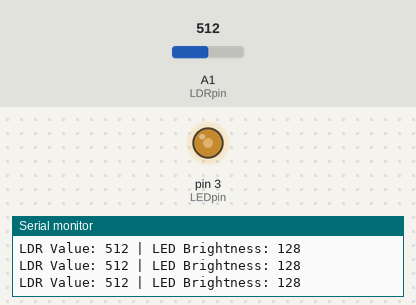
A sketch run on a simulated Arduino Uno, built with avr-gcc and run on an emulated ATmega328P. Parts: output pins drawn as LEDs (lit = HIGH), the last lines printed to the serial monitor. The test bench sets the inputs (shaded band); at power-on: A1 (LDRpin) = 512.

Above: at 1.2 s.
1.3 s: A1 (LDRpin) set to 306
At 1.7 s:
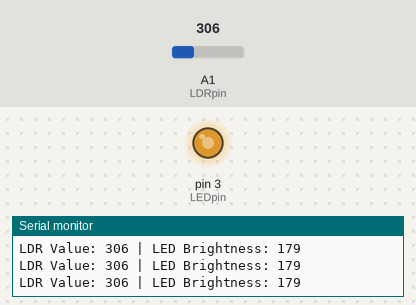
2.8 s: A1 (LDRpin) set to 122
At 3.2 s:
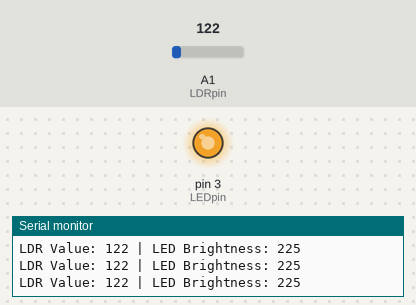
4.3 s: A1 (LDRpin) set to 900
At 4.8 s:
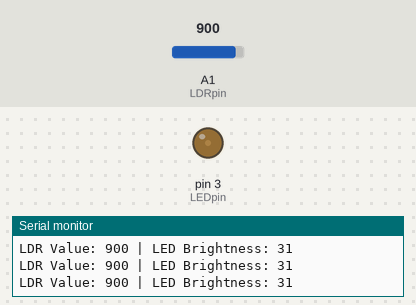
5.8 s: A1 (LDRpin) set to 1023
At 6.3 s:
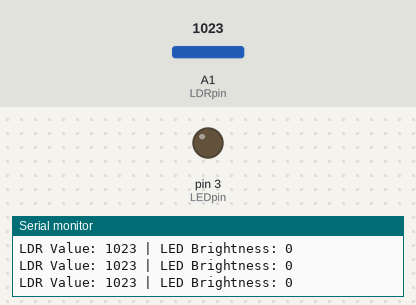
7.3 s: A1 (LDRpin) set to 511
At 7.8 s:
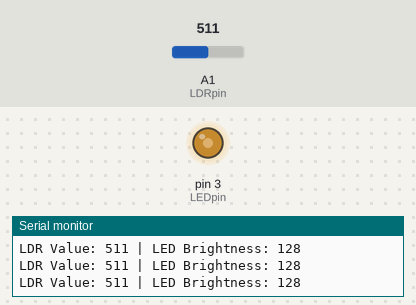
Timing chart, 0 to 10.3 s (numbered marks = the images above; inputs shaded):
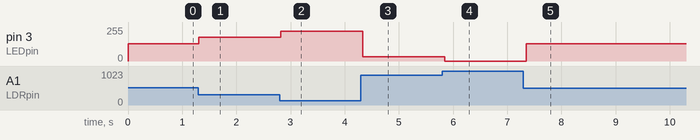

Measured:
- after the input at 1.3 s, pin 3 (LEDpin): 128/255 → 179/255 at once
- after the input at 2.8 s, pin 3 (LEDpin): 179/255 → 225/255 at once
- after the input at 4.3 s, pin 3 (LEDpin): 225/255 → 31/255 at once
- after the input at 5.8 s, pin 3 (LEDpin): 31/255 → 0/255 at once
- after the input at 7.3 s, pin 3 (LEDpin): 0/255 → 128/255 after 0.05 s

The sketch:

LDR_controlling_light_intensity.ino
```cpp
int LDRpin = A1;
int LEDpin = 3;

void setup()
{
  pinMode(LEDpin, OUTPUT);
  Serial.begin(9600);
}

void loop()
{
  int LDRvalue = analogRead(LDRpin);

  int brightness = map(LDRvalue, 0, 1023, 255, 0);

  analogWrite(LEDpin, brightness);

  Serial.print("LDR Value: ");
  Serial.print(LDRvalue);
  Serial.print(" | LED Brightness: ");
  Serial.println(brightness);

  delay(100);
}
```
